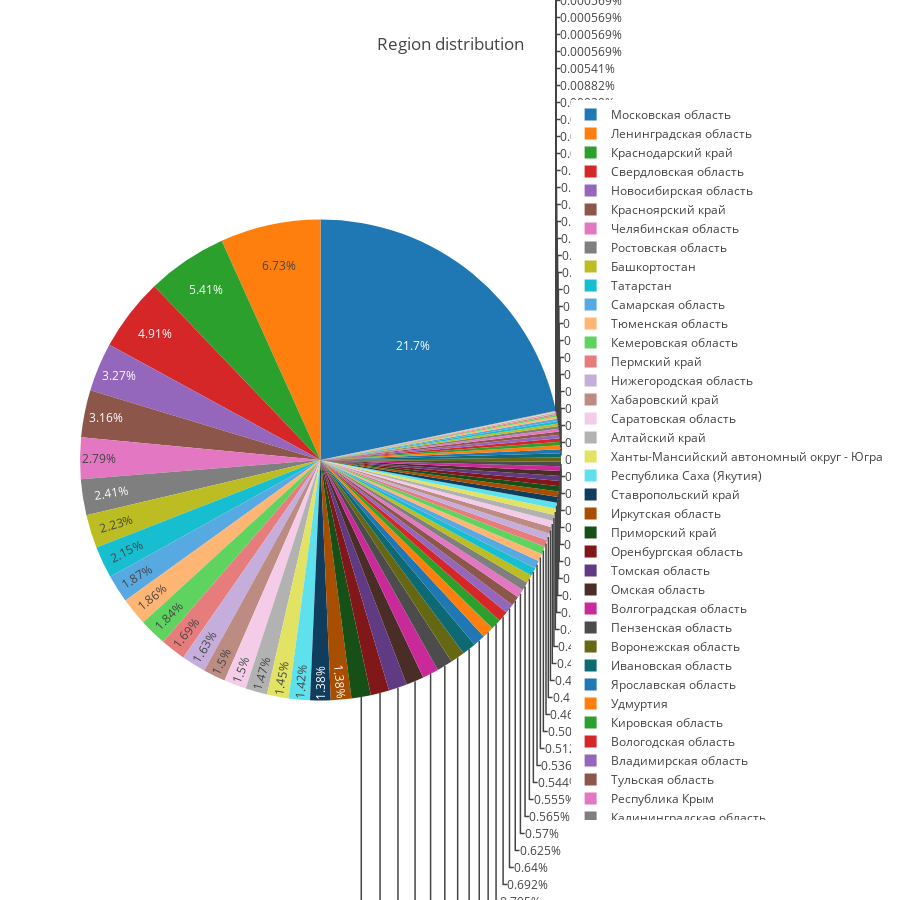

Notebook code cell kept with this figure:
### Code cell
temp_series = train.region.value_counts()
labels = (np.array(temp_series.index))
sizes = (np.array((temp_series / temp_series.sum())*100))

trace = go.Pie(labels=labels, values=sizes)
layout = go.Layout(
    title='Region distribution',
    width=900,
    height=900,
)
data = [trace]
fig = go.Figure(data=data, layout=layout)
py.iplot(fig, filename="region")

### Figure 1 — Plotly figure (JSON) as saved in the notebook; plotly's stock layout.template omitted (floating-point values rounded to 4 significant figures)
{"data": [{"labels": ["Московская область", "Ленинградская область", "Краснодарский край", "Свердловская область", "Новосибирская область", "Красноярский край", "Челябинская область", "Ростовская область", "Башкортостан", "Татарстан", "Самарская область", "Тюменская область", "Кемеровская область", "Пермский край", "Нижегородская область", "Хабаровский край", "Саратовская область", "Алтайский край", "Ханты-Мансийский автономный округ - Югра", "Республика Саха (Якутия)", "Ставропольский край", "Иркутская область", "Приморский край", "Оренбургская область", "Томская область", "Омская область", "Волгоградская область", "Пензенская область", "Воронежская область", "Ивановская область", "Ярославская область", "Удмуртия", "Кировская область", "Вологодская область", "Владимирская область", "Тульская область", "Республика Крым", "Калининградская область", "Белгородская область", "Астраханская область", "Чувашия", "Архангельская область", "Калужская область", "Амурская область", "Тверская область", "Ульяновская область", "Дагестан", "Липецкая область", "Рязанская область", "Костромская область", "Курская область", "Смоленская область", "Сахалинская область", "Забайкальский край", "Брянская область", "Тамбовская область", "Мурманская область", "Республика Хакасия", "Ямало-Ненецкий автономный округ", "Республика Карелия", "Адыгея", "Республика Бурятия", "Курганская область", "Орловская область", "Республика Коми", "Новгородская область", "Псковская область", "Магаданская область", "Мордовия", "Северная Осетия", "Марий Эл", "Камчатский край", "Кабардино-Балкария", "Еврейская автономная область", "Чечня", "Карачаево-Черкесия", "Республика Алтай", "Ненецкий автономный округ", "Республика Тыва", "Калмыкия", "Россия", "Ингушетия", "Казань", "Курган", "Хабаровск", "Красноярск", "Воронеж", "Сысерть", "Электросталь", "Череповец", "Челябинск", "Ржев", "Красный Кут", "Асбест", "Томск", "Бор", "Рязань", "Уфа", "Оренбург", "Тюмень", "Пушкино", "Биокомбината", "Иваново", "Дубна", "Кировск", "Пенза"], "type": "pie", "uid": "a071065c-8e80-11e9-a7df-8c8590881886", "values": [21.72, 6.734, 5.407, 4.913, 3.267, 3.164, 2.787, 2.411, 2.234, 2.151, 1.869, 1.865, 1.842, 1.69, 1.629, 1.503, 1.501, 1.465, 1.45, 1.422, 1.378, 1.377, 1.304, 1.238, 1.237, 1.184, 1.089, 1.065, 0.9645, 0.9229, 0.8159, 0.7905, 0.7054, 0.6923, 0.6397, 0.6246, 0.5699, 0.5645, 0.5545, 0.5443, 0.5358, 0.5124, 0.5047, 0.4603, 0.4592, 0.4572, 0.423, 0.4145, 0.4108, 0.4042, 0.39, 0.3684, 0.3519, 0.3447, 0.3359, 0.3325, 0.3114, 0.3035, 0.2824, 0.2719, 0.2679, 0.263, 0.24, 0.236, 0.2249, 0.2181, 0.187, 0.1774, 0.1745, 0.1694, 0.1662, 0.1253, 0.1073, 0.08626, 0.04555, 0.04555, 0.0353, 0.02334, 0.01936, 0.009394, 0.008825, 0.005409, 0.0005693, 0.0005693, 0.0005693, 0.0005693, 0.0005693, 0.0002847, 0.0002847, 0.0002847, 0.0002847, 0.0002847, 0.0002847, 0.0002847, 0.0002847, 0.0002847, 0.0002847, 0.0002847, 0.0002847, 0.0002847, 0.0002847, 0.0002847, 0.0002847, 0.0002847, 0.0002847, 0.0002847]}], "layout": {"height": 900, "title": "Region distribution", "width": 900}}
